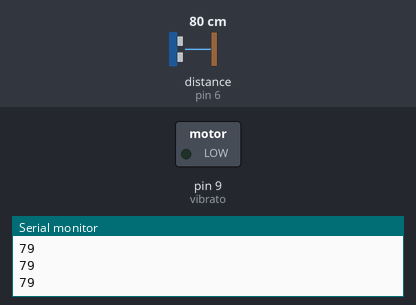
Bench run of a sketch on a simulated Arduino Uno, built with avr-gcc and run on an emulated ATmega328P. Shown: switched loads named in the sketch (green lamp = pin HIGH), the last lines printed to the serial monitor. Wiring (inferred from the names in the program): ultrasonic range finder: trigger pin 7; echo pin 6. Dashed ring = blinking. The test bench sets the inputs (shaded band); at power-on: distance to the obstacle (sensor on pin 6) 80 cm. The echo pulse lasts 58.3 µs per cm; pins used as bus, display or sensor lines are not drawn.

Above: at 1.3 s.
1.4 s: distance to the obstacle (sensor on pin 6) set to 22 cm
2.9 s: distance to the obstacle (sensor on pin 6) set to 18 cm
At 3.12 s:
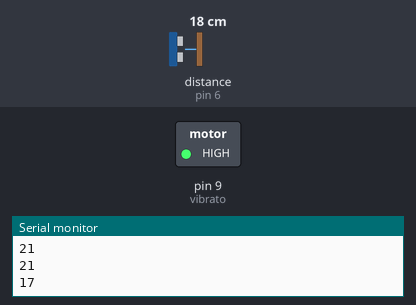
5.9 s: distance to the obstacle (sensor on pin 6) set to 35 cm
At 6.3 s:
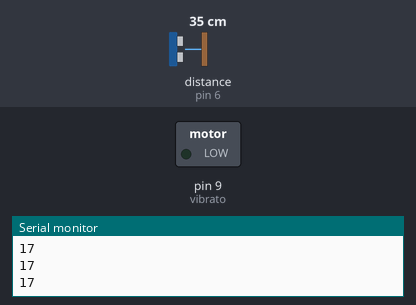
Timing chart, 0 to 8.9 s (numbered marks = the images above; inputs shaded):
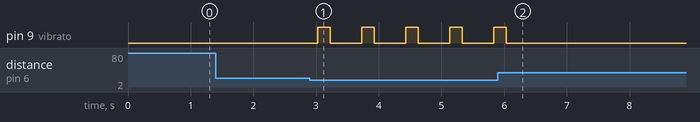

The sketch:

Final_sketch.ino
```cpp
#define triPin 7
#define Echo 6
#define vibrato 9

void setup() {
  // put your setup code here, to run once:
  pinMode(Echo,INPUT);
  pinMode(triPin,OUTPUT);
  pinMode(vibrato,OUTPUT);
  Serial.begin(9600);
}
void loop() {
  // put your main code here, to run repeatedly:
  float duration;
  int distance;
  digitalWrite(triPin,HIGH);
  delayMicroseconds(10);
  digitalWrite(triPin,LOW);
  duration=pulseIn(Echo,HIGH);
  distance=(duration*0.034/2);

  //Serial.print("distance = ");
  Serial.println(distance);

  if(distance<20){
    digitalWrite(vibrato,HIGH);
    delay(200);
    digitalWrite(vibrato,LOW);

  }
  delay(500);
}
```

Measured:
- the behaviour switches between 21 and 20 cm on distance to the obstacle (sensor on pin 6) (found by bisection; images 0 and 1)
- after the input at 2.9 s, pin 9 (vibrato): alternates HIGH for 0.20 s and LOW for 0.50 s, starting after 0.12 s
- after the input at 5.9 s, pin 9 (vibrato): goes on until 6.0 s, then stays LOW
